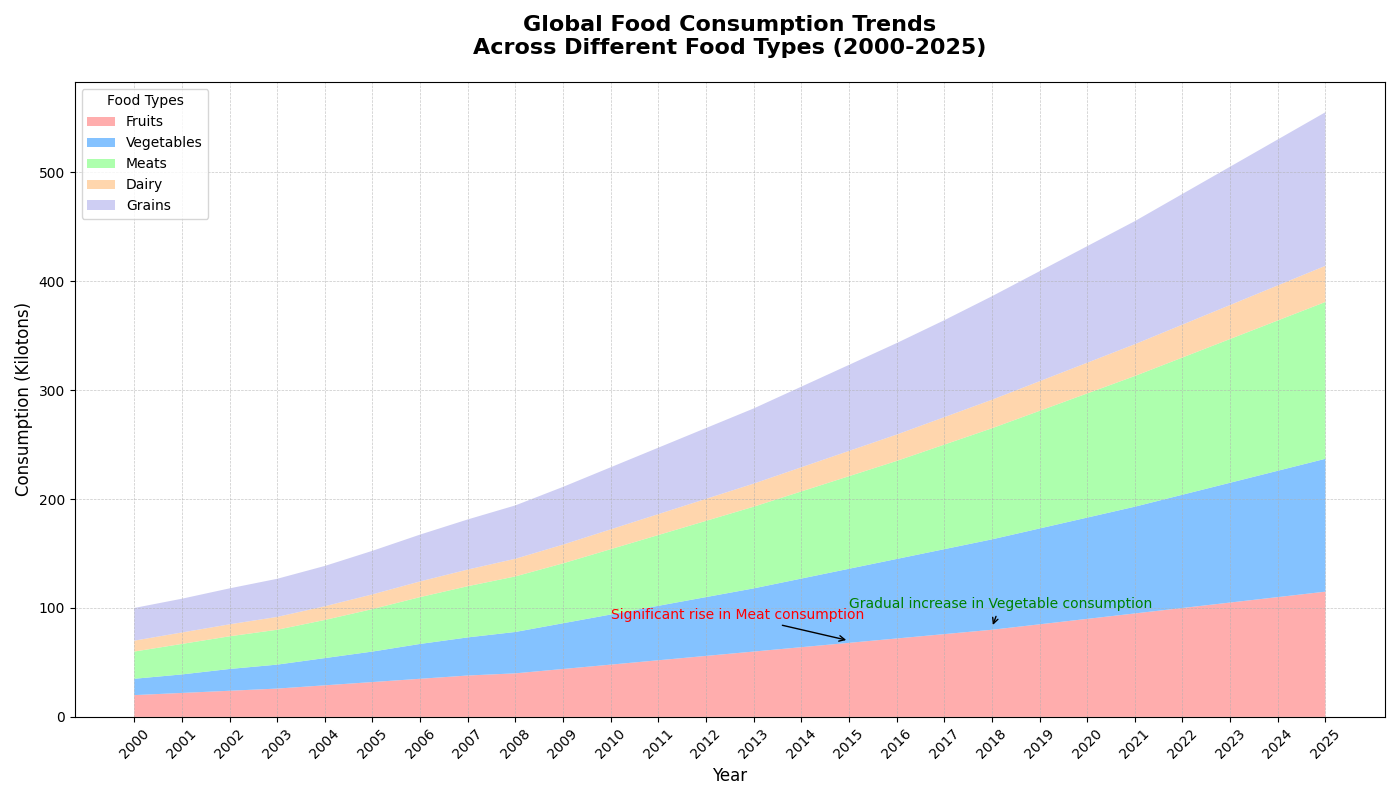

Python code for this plot:
import matplotlib.pyplot as plt
import numpy as np

years = np.arange(2000, 2026)

fruits_consumption = [20, 22, 24, 26, 29, 32, 35, 38, 40, 44, 48, 52, 56, 60, 64, 68, 72, 76, 80, 85, 90, 95, 100, 105, 110, 115]
vegetables_consumption = [15, 17, 20, 22, 25, 28, 32, 35, 38, 42, 46, 50, 54, 58, 63, 68, 73, 78, 83, 88, 93, 98, 104, 110, 116, 122]
meats_consumption = [25, 28, 30, 32, 35, 39, 43, 47, 51, 55, 60, 65, 70, 75, 80, 85, 90, 96, 102, 108, 114, 120, 126, 132, 138, 144]
dairy_consumption = [10, 10.5, 11, 11.8, 12.6, 13.5, 14.4, 15.3, 16.2, 17.2, 18.2, 19.2, 20.2, 21.2, 22.2, 23.2, 24.2, 25.2, 26.2, 27.2, 28.2, 29.2, 30.2, 31.2, 32.2, 33.2]
grains_consumption = [30, 31, 33, 35, 37, 40, 43, 46, 49, 53, 57, 61, 65, 69, 74, 79, 84, 89, 95, 101, 107, 113, 120, 127, 134, 141]

data = np.vstack([fruits_consumption, vegetables_consumption, meats_consumption, dairy_consumption, grains_consumption])

colors = ['#ff9999', '#66b3ff', '#99ff99', '#ffcc99', '#c2c2f0']

fig, ax = plt.subplots(figsize=(14, 8))

ax.stackplot(years, data, labels=['Fruits', 'Vegetables', 'Meats', 'Dairy', 'Grains'],
             colors=colors, alpha=0.8)

ax.set_title('Global Food Consumption Trends\nAcross Different Food Types (2000-2025)', fontsize=16, fontweight='bold', pad=20)
ax.set_xlabel('Year', fontsize=12)
ax.set_ylabel('Consumption (Kilotons)', fontsize=12)

ax.legend(loc='upper left', title="Food Types")
ax.grid(linestyle='--', linewidth=0.5, alpha=0.7)

ax.annotate('Significant rise in Meat consumption', xy=(2015, 70), xytext=(2010, 90),
            arrowprops=dict(facecolor='black', arrowstyle='->'), fontsize=10, color='red')

ax.annotate('Gradual increase in Vegetable consumption', xy=(2018, 82), xytext=(2015, 100),
            arrowprops=dict(facecolor='black', arrowstyle='->'), fontsize=10, color='green')

ax.set_xticks(years)
ax.set_xticklabels(years, rotation=45)

plt.tight_layout()
plt.show()
